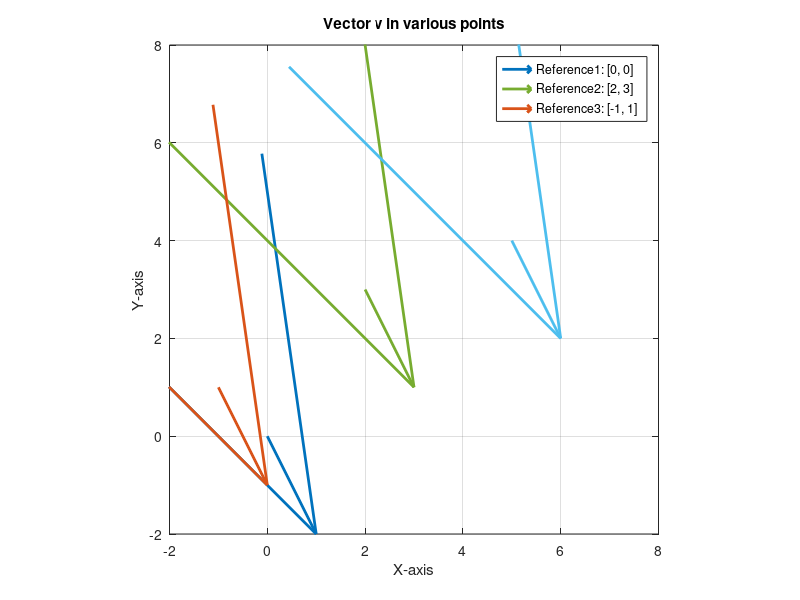

Here is the MATLAB script that generated this plot:
% Define the vector
v = [1, -2]; % 방향 바꾸기

%%%%%%% TODO %%%%%%%
% Use ',' and ';' to define three different reference points (0,0), (2,3), (-1,1) considering the indexing in the loop
reference_points = [0, 0; 2, 3; -1, 1; 5, 4;]; % 포인트 추가
%%%%%%%%%%%%%%%%%%%%

% Create a figure
figure;

% Plot the vector with each reference point
%size(reference_points,1)
for i = 1:size(reference_points, 1)
    quiver(reference_points(i, 1), reference_points(i, 2), v(1), v(2),'LineWidth', 2, 'AutoScale', 'off', 'MaxHeadSize', 2);
    hold on;
end


% Set axes properties
axis equal;
xlim([-2, 8]);
ylim([-2, 8]);

% Show grid
grid on;

% Title for the visualization
title('Vector v in various points');

% Axes labels
xlabel('X-axis');
ylabel('Y-axis');

% Legend for vectors with different reference points
legend('Reference1: [0, 0]', 'Reference2: [2, 3]', 'Reference3: [-1, 1]');

